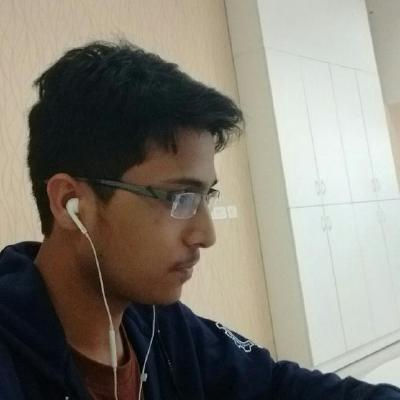
#> input picture code/My Images/github.jpeg, 400 x 400 px
$ python erosion.py
#> lines starting #> are read from the running program, lines starting #| are printed output that depends on the picture; after the words box and inside, x2 and y2 are one past the last pixel; in counts of white or black regions, pixels touching at a corner belong together
import cv2
import numpy as np


img = cv2.imread('My Images/github.jpeg')
#> img is the input picture: shape (400, 400, 3); mean B, G, R 116.4, 126.4, 130.5
img = cv2.cvtColor(img, cv2.COLOR_BGR2GRAY)
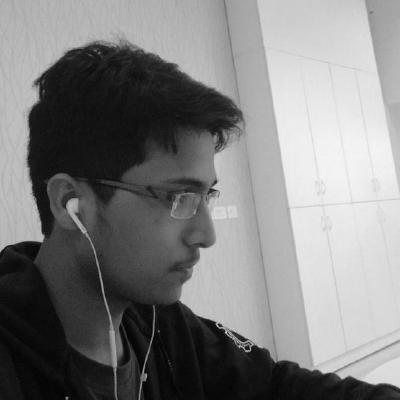
#> img: shape (400, 400); min 0, max 247, mean 126.5
ret,img = cv2.threshold(img, 127, 255, cv2.THRESH_BINARY)
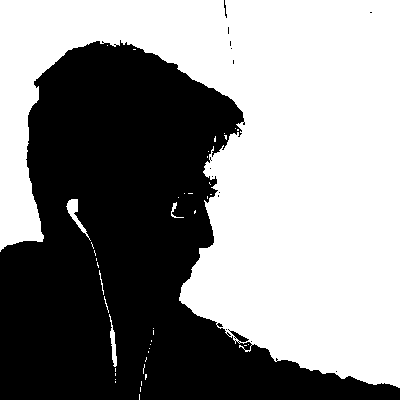
#> img: shape (400, 400); 54.9% white; 14 black regions (12 under 20 px), largest, box (x1, y1, x2, y2) and area: (0, 40, 400, 400) 72148, (224, 0, 227, 18) 23
kernel = np.ones((5,5),np.uint8)

erode = cv2.erode(img,kernel, iterations=1)
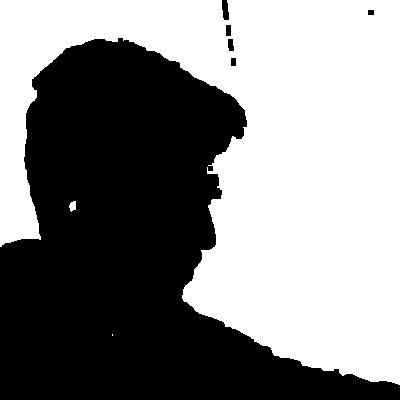
#> erode: shape (400, 400); 52.6% white; 6 black regions, box (x1, y1, x2, y2) and area: (0, 38, 400, 400) 75565, (222, 0, 229, 20) 113, (228, 39, 234, 51) 62, (226, 25, 231, 36) 55, (231, 58, 236, 66) 40, (368, 10, 374, 15) 30
dilation = cv2.dilate(erode, kernel, iterations =1)
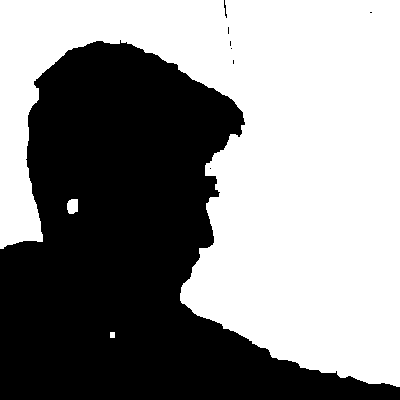
#> dilation: shape (400, 400); 54.3% white; 8 black regions (6 under 20 px), largest, box (x1, y1, x2, y2) and area: (0, 40, 400, 400) 73000, (224, 0, 227, 18) 23


cv2.imshow('original image',img)
cv2.imshow('eroded image',erode)
cv2.imshow('dilation image',dilation)
cv2.waitKey(0)
cv2.destroyAllWindows()

$ run again, with code/My Images/img01.jpg copied over code/My Images/github.jpeg
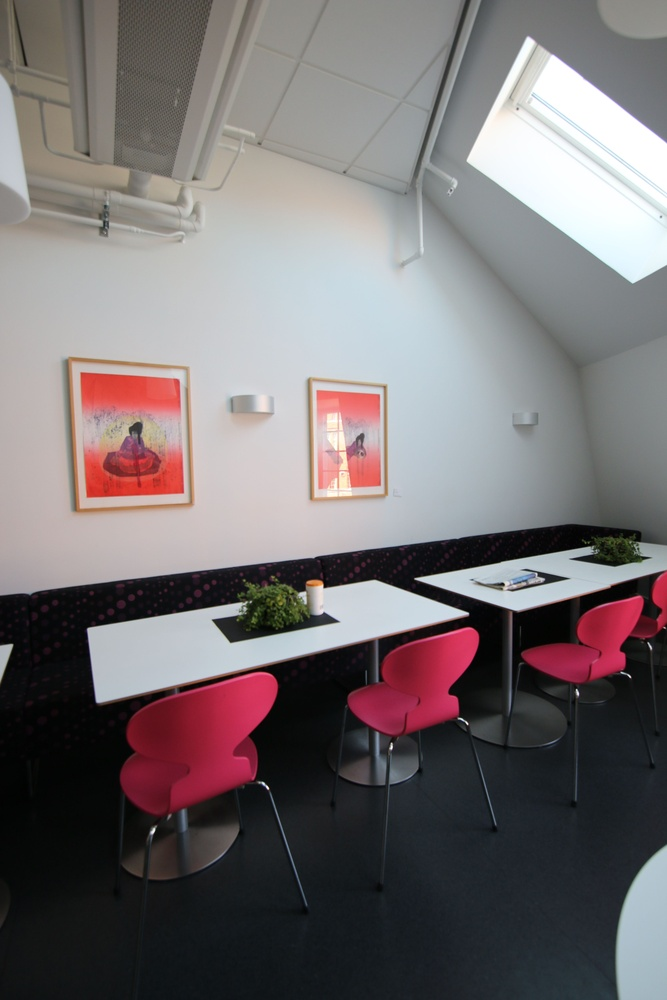
#> input picture code/My Images/img01.jpg, 667 x 1000 px, shrunk from 3648 x 5472 before the run
#> img is the input picture: shape (1000, 667, 3); mean B, G, R 113.5, 112, 118.5
#> `ret,img = cv2.threshold(img, 127, 255, cv2.THRESH_BINARY)`:
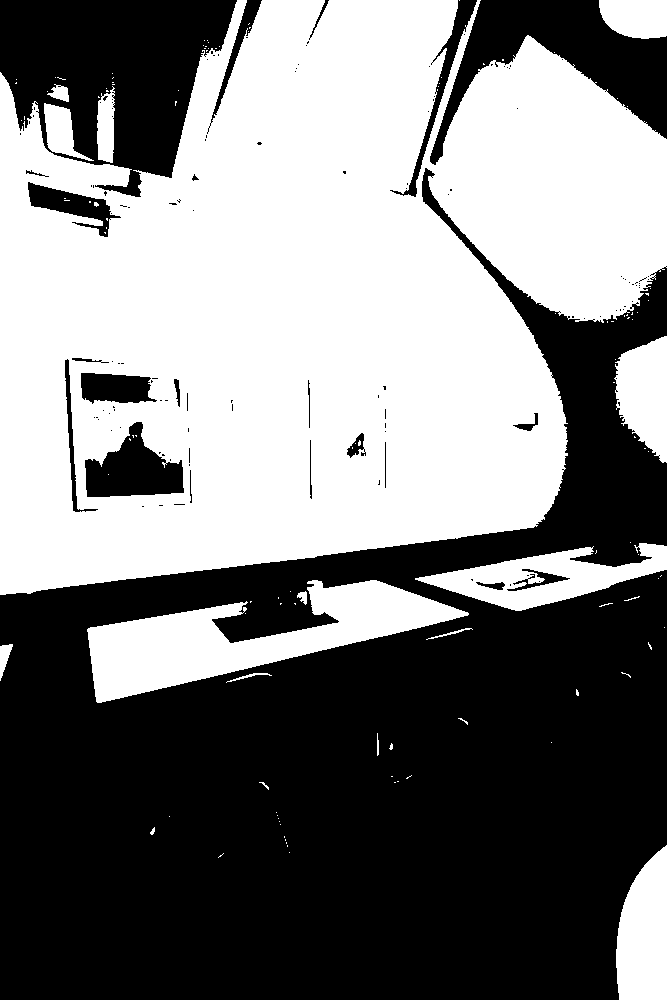
#> img: shape (1000, 667); 48.9% white; 122 white regions (105 under 20 px), largest, box (x1, y1, x2, y2) and area: (0, 0, 667, 595) 283093, (87, 580, 469, 703) 18892, (415, 543, 667, 611) 7489
#> erode: shape (1000, 667); 45.5% white; 20 white regions (9 under 20 px), largest, box (x1, y1, x2, y2) and area: (0, 0, 565, 593) 223638, (424, 37, 667, 318) 44076, (90, 582, 463, 701) 16374
#> `dilation = cv2.dilate(erode, kernel, iterations =1)`:
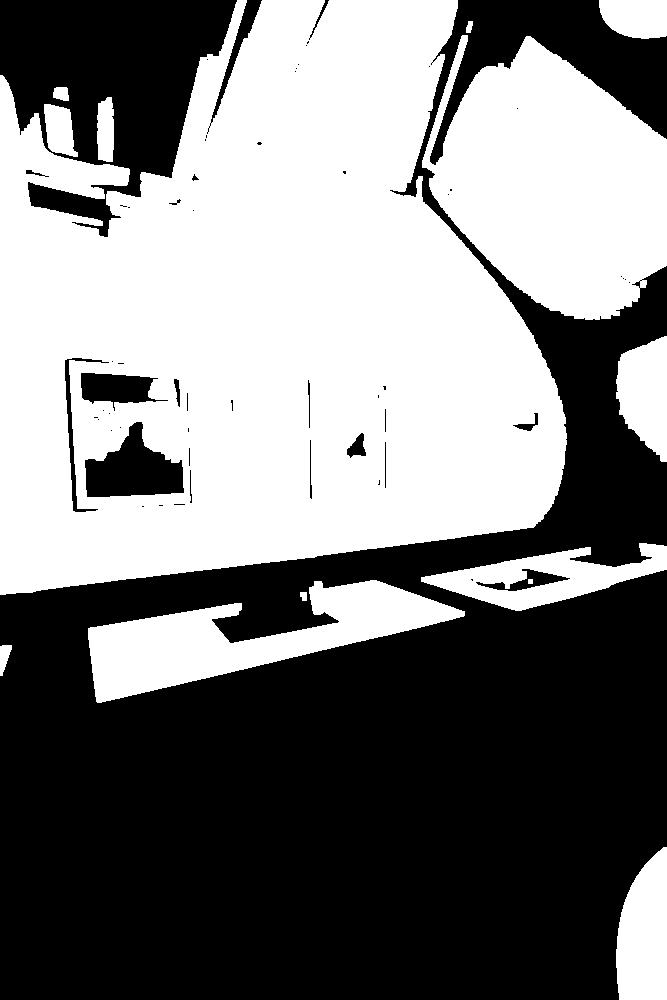
#> dilation: shape (1000, 667); 48.6% white; 14 white regions, largest, box (x1, y1, x2, y2) and area: (0, 0, 567, 595) 234971, (422, 35, 667, 320) 46932, (88, 580, 465, 703) 18798

$ run again, with code/My Images/img02.jpg copied over code/My Images/github.jpeg
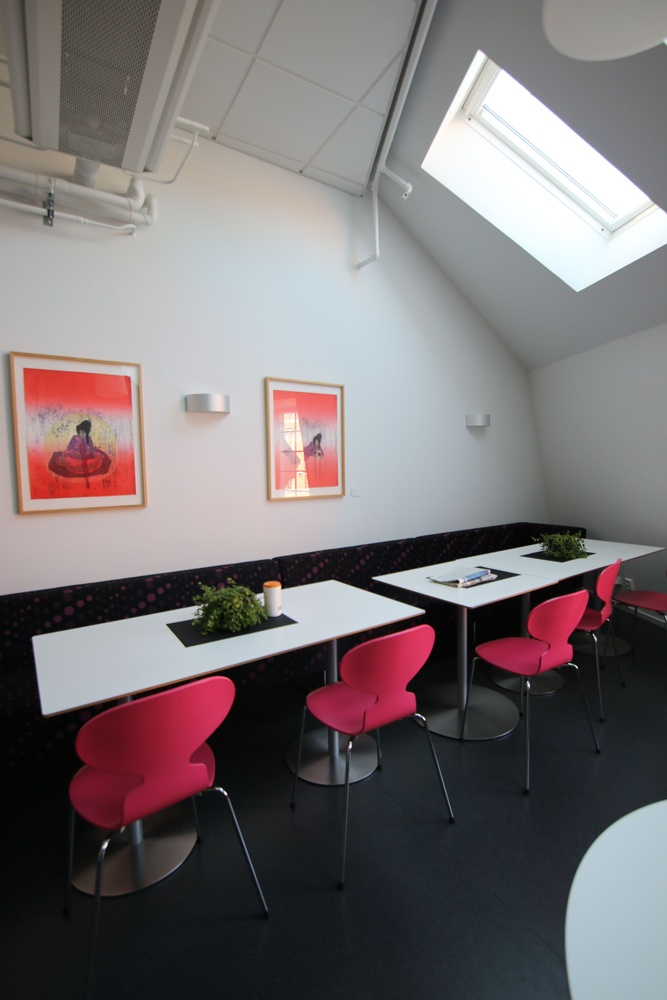
#> input picture code/My Images/img02.jpg, 667 x 1000 px, shrunk from 3648 x 5472 before the run
#> img is the input picture: shape (1000, 667, 3); mean B, G, R 115.4, 113.8, 120.6
#> `ret,img = cv2.threshold(img, 127, 255, cv2.THRESH_BINARY)`:
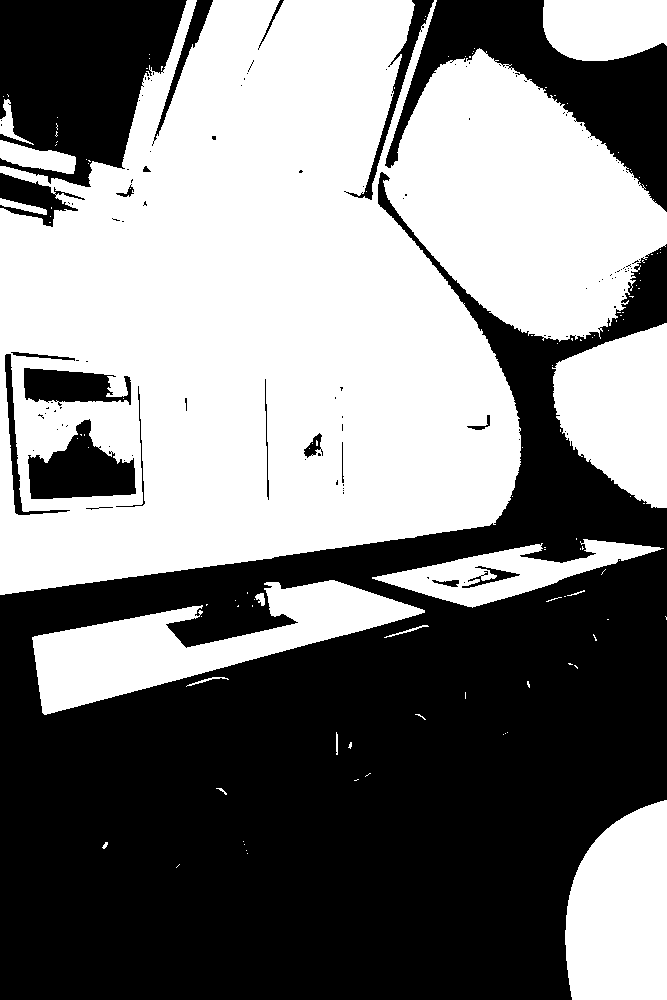
#> img: shape (1000, 667); 49.9% white; 123 white regions (107 under 20 px), largest, box (x1, y1, x2, y2) and area: (0, 0, 667, 595) 263949, (32, 580, 425, 715) 20038, (565, 800, 667, 1000) 17041
#> erode: shape (1000, 667); 46.2% white; 16 white regions (5 under 20 px), largest, box (x1, y1, x2, y2) and area: (0, 0, 519, 593) 199378, (379, 34, 667, 338) 48129, (35, 582, 420, 712) 17413
#> `dilation = cv2.dilate(erode, kernel, iterations =1)`:
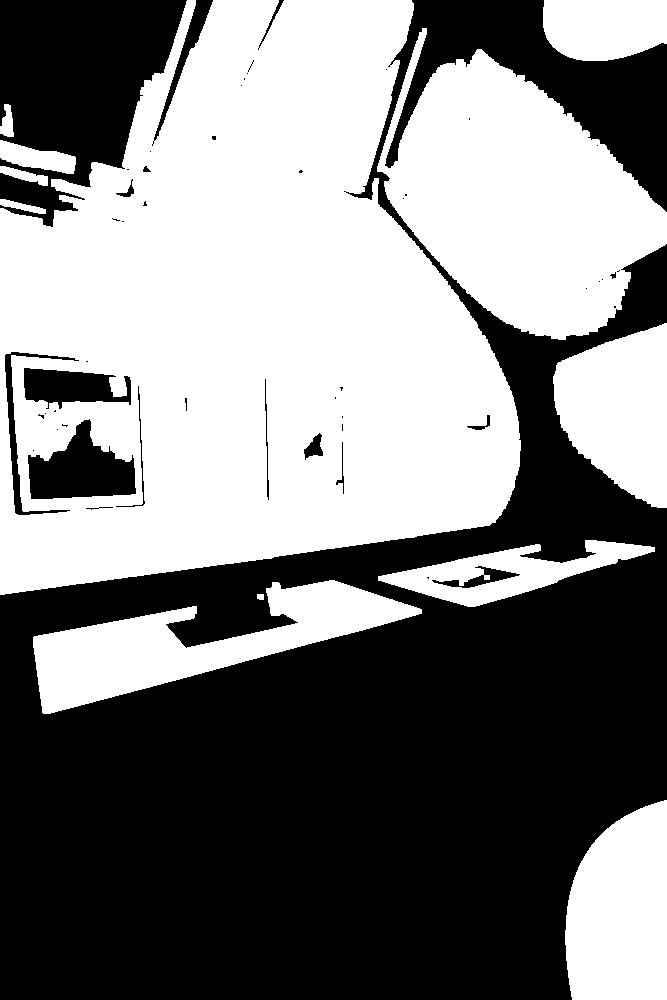
#> dilation: shape (1000, 667); 49.6% white; 12 white regions, largest, box (x1, y1, x2, y2) and area: (0, 0, 521, 595) 210572, (377, 28, 667, 340) 51550, (33, 580, 422, 714) 19945
